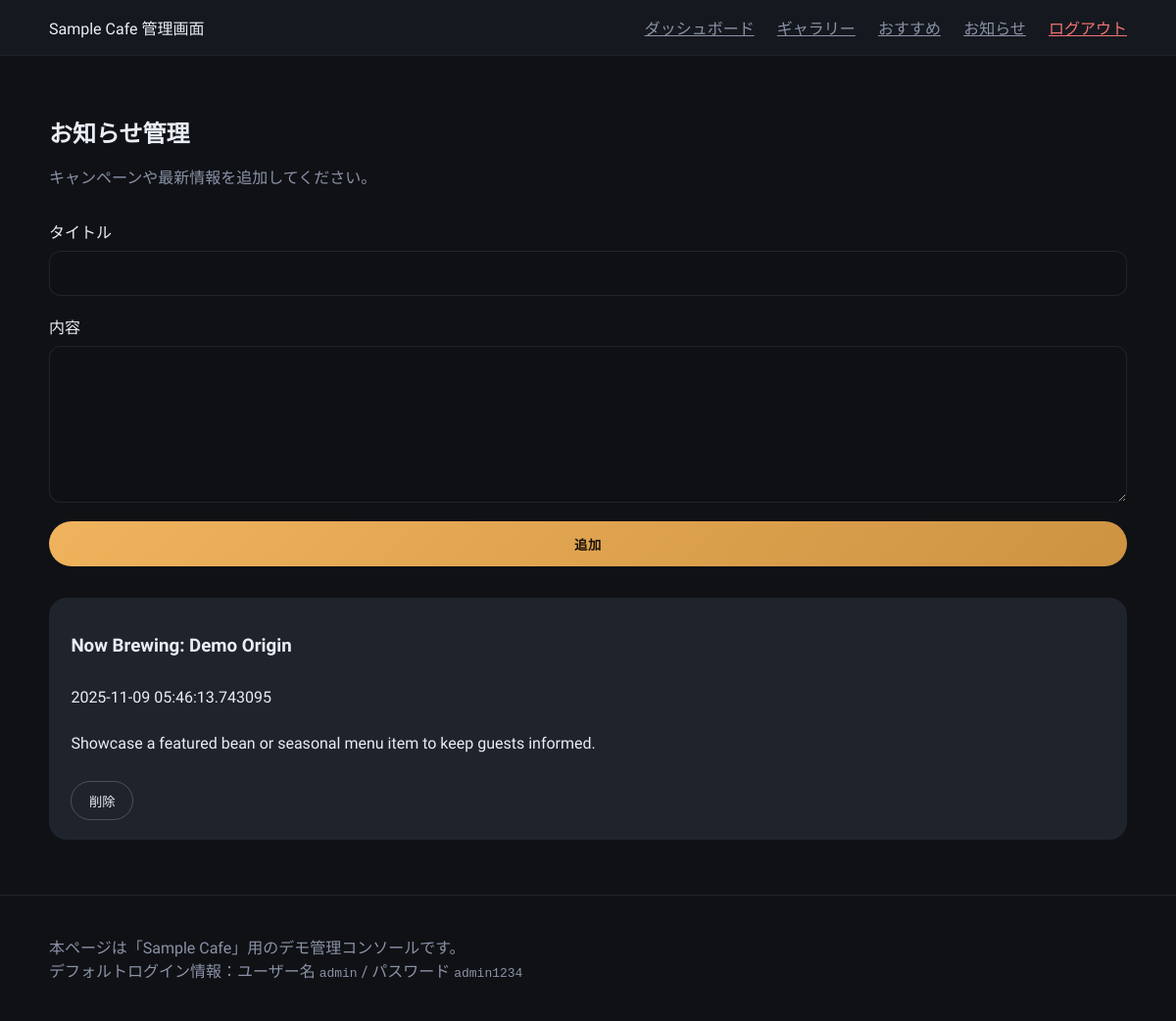
Page /admin/announcements (signed in) on the earlier database version.
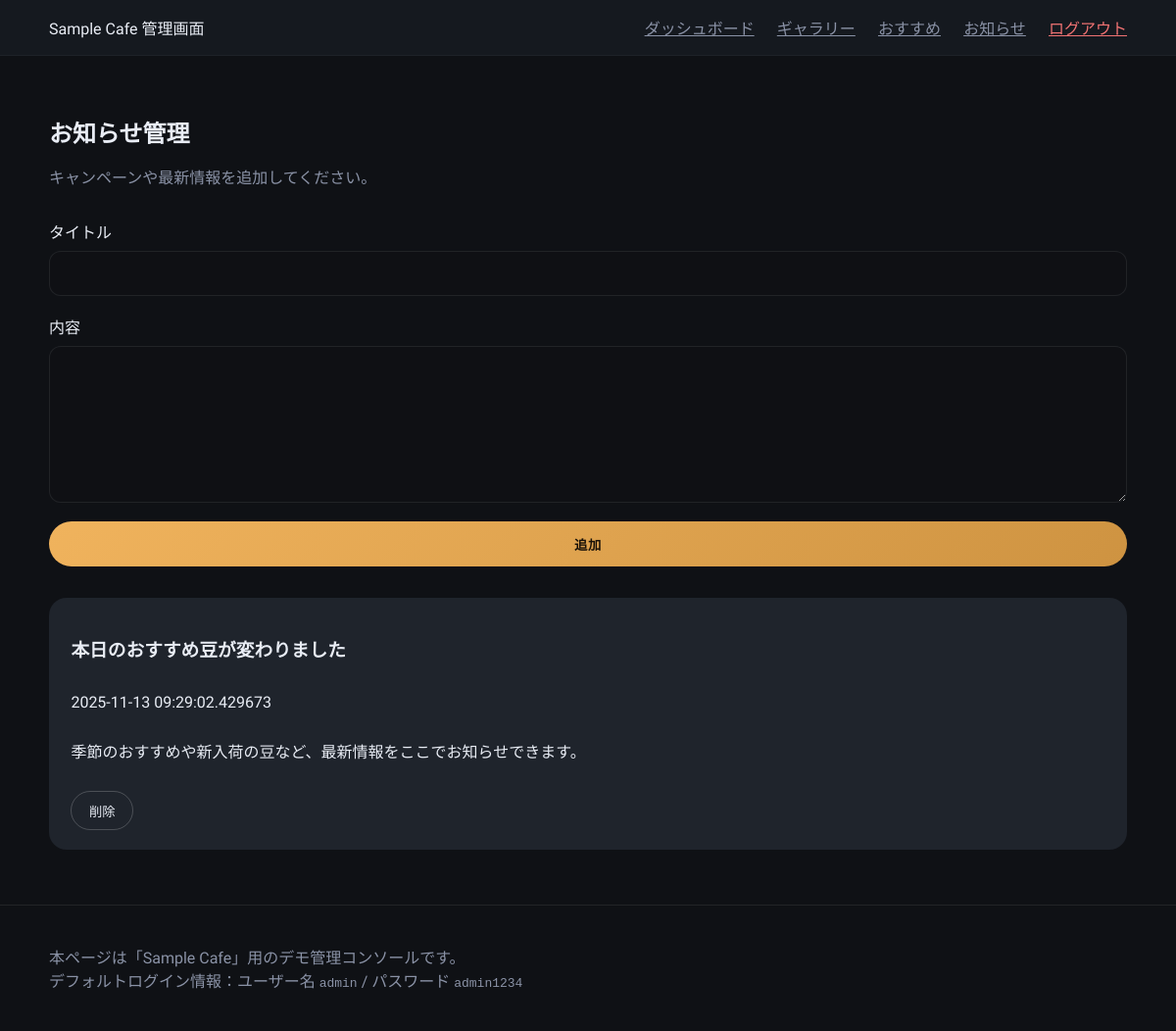
Same page on the later database version.
### tables this page shows
CREATE TABLE announcements (
            id INTEGER PRIMARY KEY AUTOINCREMENT,
            title TEXT NOT NULL,
            content TEXT NOT NULL,
            published_at TEXT NOT NULL
        );

### app.py (the view, shortened to what this page needs)
    @login_required
    def manage_announcements():
        announcements = fetch_announcements()
        return render_template(
            "admin/manage_announcements.html", announcements=announcements
        )

### app.py (called while the page is built)
def get_db_connection():
    conn = sqlite3.connect(DATABASE_PATH)
    conn.row_factory = sqlite3.Row
    return conn

def fetch_announcements():
    conn = get_db_connection()
    announcements = conn.execute(
        "SELECT * FROM announcements ORDER BY datetime(published_at) DESC"
    ).fetchall()
    conn.close()
    return announcements

### templates/admin/manage_announcements.html (shortened to what this page needs)
{% extends 'admin/base.html' %}
{% block content %}
<section class="form-section">
    <header>
        <h1>お知らせ管理</h1>
        <p>キャンペーンや最新情報を追加してください。</p>
    </header>
    <form method="post" class="form-grid compact">
        <label>タイトル
            <input type="text" name="title" required>
        </label>
        <label>内容
            <textarea name="content" rows="3" required></textarea>
        </label>
        <button type="submit" class="btn-primary">追加</button>
    </form>
    <div class="announcement-admin-list">
        {% for announcement in announcements %}
        <article>
            <h3>{{ announcement['title'] }}</h3>
            <time datetime="{{ announcement['published_at'] }}">{{ announcement['published_at'] | replace('T', ' ') }}</time>
            <p>{{ announcement['content'] }}</p>
            <form method="post" class="inline-form">
                <button type="submit" class="btn-outline">削除</button>
            </form>
        </article>
        {% endfor %}
    </div>
</section>
{% endblock %}

Differences in the rows shown:
removed announcements: title "Now Brewing: Demo Origin", published_at "2025-11-09 05:46:13.743095", content "Showcase a featured bean or seasonal menu item to keep guests informed."
added announcements: title "本日のおすすめ豆が変わりました", published_at "2025-11-13 09:29:02.429673", content "季節のおすすめや新入荷の豆など、最新情報をここでお知らせできます。"
